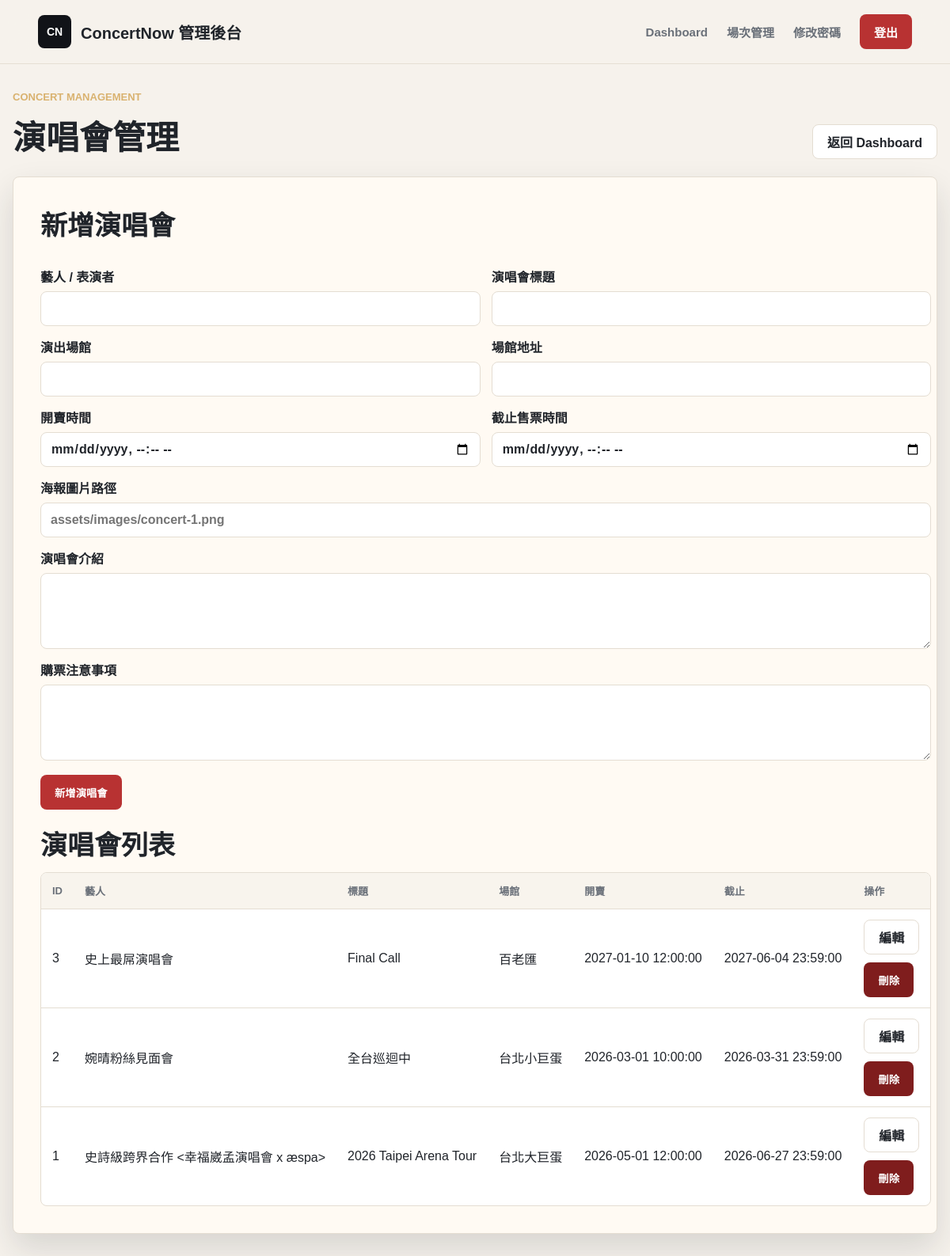
The app's page /manager/concerts.php (signed in), older data.
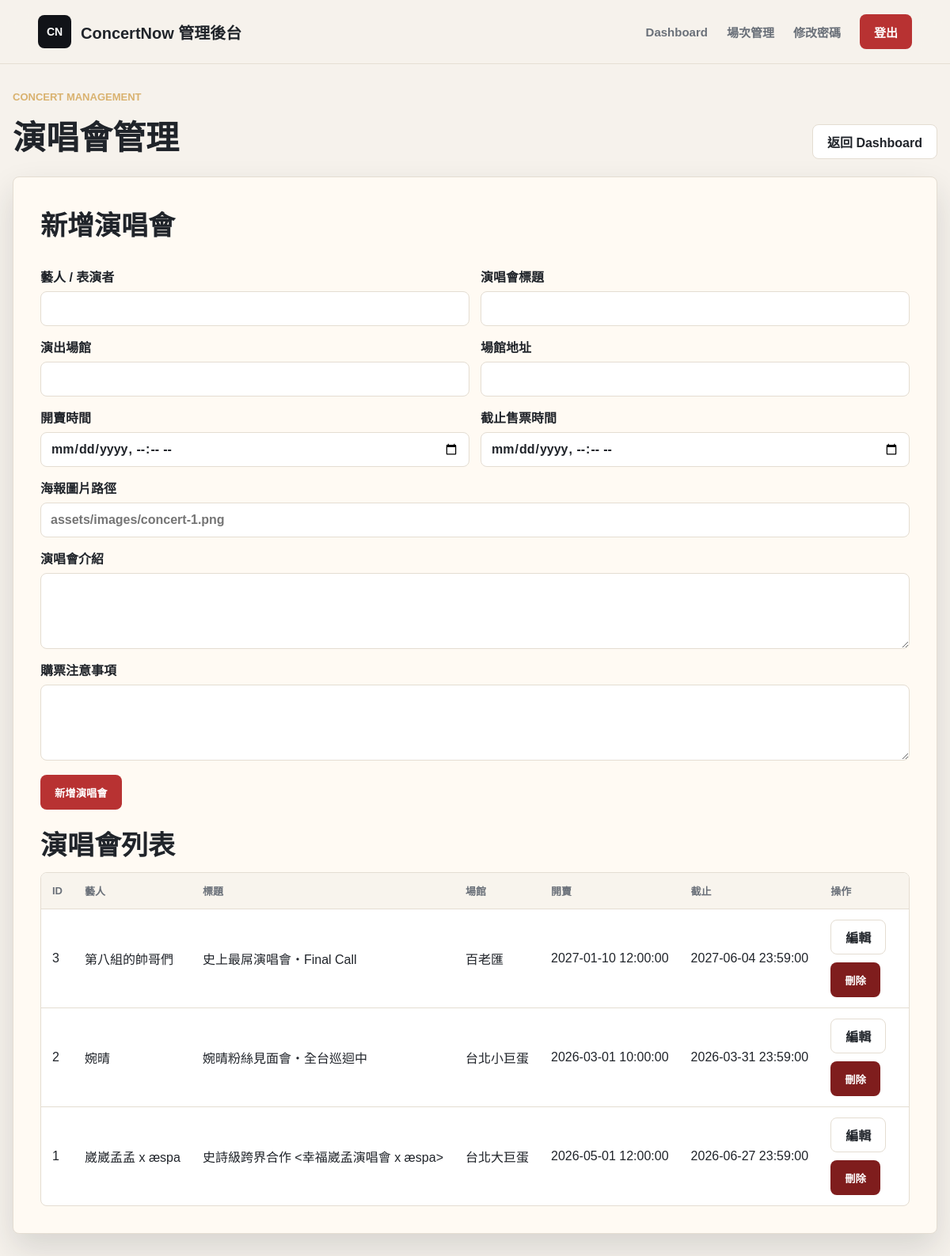
The same page, newer data.
### tables this page shows
CREATE TABLE Concert (
    concert_id INT AUTO_INCREMENT PRIMARY KEY,
    artist VARCHAR(100) NOT NULL,                     
    title VARCHAR(255) NOT NULL,                      
    venue VARCHAR(100) NOT NULL,                      
    concert_address VARCHAR(255) NOT NULL,                    
    image VARCHAR(255),                               
    sale_start DATETIME NOT NULL,                     
    sale_end DATETIME NOT NULL,                       
    description TEXT,                                 
    notice TEXT,                                      
    created_at TIMESTAMP DEFAULT CURRENT_TIMESTAMP
);

### includes/manager_auth.php (called while the page is built, shortened)
<?php
function h($value)
{
    return htmlspecialchars((string) $value, ENT_QUOTES, 'UTF-8');
}

### manager/concerts.php (the view, shortened to what this page needs)
<?php
require_once __DIR__ . '/../includes/manager_auth.php';
require_once __DIR__ . '/../includes/db_config.php';
$errors = [];
$concerts = [];
$editConcert = null;
$dbReady = $pdo instanceof PDO;
$addressColumn = 'address';
function detectConcertAddressColumn($connection)
{
    try {
        $columns = $connection->query('SHOW COLUMNS FROM Concert')->fetchAll();
    } catch (PDOException $exception) {
        error_log('Detect Concert columns failed: ' . $exception->getMessage());
        return 'address';
    }
    $columnNames = array_map(function ($column) {
        return $column['Field'];
    }, $columns);
    if (in_array('concert_address', $columnNames, true)) {
        return 'concert_address';
    }
    return 'address';
}
if (!$dbReady) {
    $errors[] = '目前無法連線資料庫，請確認 MySQL 與 includes/db_config.php 設定。';
} else {
    $addressColumn = detectConcertAddressColumn($pdo);
}
if ($dbReady) {
    try {
        $sql = "SELECT concert_id, artist, title, venue, {$addressColumn} AS address,
                       image, sale_start, sale_end, description, notice
                FROM Concert
                ORDER BY concert_id DESC";
        $stmt = $pdo->query($sql);
        $concerts = $stmt->fetchAll();
    } catch (PDOException $exception) {
        error_log('Fetch concerts failed: ' . $exception->getMessage());
        $errors[] = '讀取演唱會列表失敗，請稍後再試。';
    }
}
$isEditing = is_array($editConcert);
$formTitle = $isEditing ? '編輯演唱會' : '新增演唱會';
$formData = [
    'artist' => $isEditing ? ($editConcert['artist'] ?? '') : ($_POST['artist'] ?? ''),
    'title' => $isEditing ? ($editConcert['title'] ?? '') : ($_POST['title'] ?? ''),
    'venue' => $isEditing ? ($editConcert['venue'] ?? '') : ($_POST['venue'] ?? ''),
    'address' => $isEditing ? ($editConcert['address'] ?? '') : ($_POST['address'] ?? ''),
    'image' => $isEditing ? ($editConcert['image'] ?? '') : ($_POST['image'] ?? ''),
    'sale_start' => $isEditing ? concertDateTimeInputValue($editConcert['sale_start'] ?? '') : ($_POST['sale_start'] ?? ''),
    'sale_end' => $isEditing ? concertDateTimeInputValue($editConcert['sale_end'] ?? '') : ($_POST['sale_end'] ?? ''),
    'description' => $isEditing ? ($editConcert['description'] ?? '') : ($_POST['description'] ?? ''),
    'notice' => $isEditing ? ($editConcert['notice'] ?? '') : ($_POST['notice'] ?? ''),
];
?>
<!doctype html>
<html lang="zh-Hant">
<head>
    <link rel="stylesheet" href="../assets/css/style.css">
</head>
<body>
    <header class="site-header">
        <a class="brand" href="/concert_system/manager/dashboard.php" aria-label="ConcertNow 管理後台">
            <span class="brand-mark">CN</span>
            <span>ConcertNow 管理後台</span>
        </a>
        <nav class="main-nav" aria-label="管理功能">
            <a href="/concert_system/manager/dashboard.php">Dashboard</a>
            <a href="/concert_system/manager/shows.php">場次管理</a>
            <a href="/concert_system/manager/change_password.php">修改密碼</a>
            <a class="login-button" href="/concert_system/manager/logout.php">登出</a>
        </nav>
    </header>
    <main class="concert-section manager-concerts">
        <div class="section-title">
            <div>
                <p>Concert Management</p>
                <h2>演唱會管理</h2>
            </div>
            <a class="secondary-action" href="/concert_system/manager/dashboard.php">返回 Dashboard</a>
        </div>
        <section class="placeholder-card concerts-panel">
            <div class="concerts-layout">
                <form class="concert-form" method="post" action="/concert_system/manager/concerts.php">
                    <h1><?= h($formTitle) ?></h1>
                    <div class="concert-form-grid">
                        <label>
                            藝人 / 表演者
                            <input type="text" name="artist" value="<?= h($formData['artist']) ?>" required <?= !$dbReady ? 'disabled' : '' ?>>
                        </label>
                        <label>
                            演唱會標題
                            <input type="text" name="title" value="<?= h($formData['title']) ?>" required <?= !$dbReady ? 'disabled' : '' ?>>
                        </label>
                        <label>
                            演出場館
                            <input type="text" name="venue" value="<?= h($formData['venue']) ?>" required <?= !$dbReady ? 'disabled' : '' ?>>
                        </label>
                        <label>
                            場館地址
                            <input type="text" name="address" value="<?= h($formData['address']) ?>" required <?= !$dbReady ? 'disabled' : '' ?>>
                        </label>
                        <label>
                            開賣時間
                            <input type="datetime-local" name="sale_start" value="<?= h($formData['sale_start']) ?>" required <?= !$dbReady ? 'disabled' : '' ?>>
                        </label>
                        <label>
                            截止售票時間
                            <input type="datetime-local" name="sale_end" value="<?= h($formData['sale_end']) ?>" required <?= !$dbReady ? 'disabled' : '' ?>>
                        </label>
                        <label class="field-wide">
                            海報圖片路徑
                            <input type="text" name="image" value="<?= h($formData['image']) ?>" placeholder="assets/images/concert-1.png" <?= !$dbReady ? 'disabled' : '' ?>>
                        </label>
                        <label class="field-wide">
                            演唱會介紹
                            <textarea name="description" <?= !$dbReady ? 'disabled' : '' ?>><?= h($formData['description']) ?></textarea>
                        </label>
                        <label class="field-wide">
                            購票注意事項
                            <textarea name="notice" <?= !$dbReady ? 'disabled' : '' ?>><?= h($formData['notice']) ?></textarea>
                        </label>
                    </div>
                    <div class="concert-actions">
                        <button class="placeholder-link" type="submit" <?= !$dbReady ? 'disabled' : '' ?>>
                            <?= $isEditing ? '更新演唱會' : '新增演唱會' ?>
                        </button>
                    </div>
                </form>
                <div>
                    <h1>演唱會列表</h1>
                    <div class="table-wrap">
                        <?php if ($concerts): ?>
                            <table class="concert-table">
                                <thead>
                                    <tr>
                                        <th>ID</th>
                                        <th>藝人</th>
                                        <th>標題</th>
                                        <th>場館</th>
                                        <th>開賣</th>
                                        <th>截止</th>
                                        <th>操作</th>
                                    </tr>
                                </thead>
                                <tbody>
                                    <?php foreach ($concerts as $concert): ?>
                                        <tr>
                                            <td><?= h($concert['concert_id']) ?></td>
                                            <td><?= h($concert['artist']) ?></td>
                                            <td><?= h($concert['title']) ?></td>
                                            <td><?= h($concert['venue']) ?></td>
                                            <td><?= h($concert['sale_start']) ?></td>
                                            <td><?= h($concert['sale_end']) ?></td>
                                            <td>
                                                <div class="table-actions">
                                                    <a class="secondary-action" href="/concert_system/manager/concerts.php?edit_id=<?= h($concert['concert_id']) ?>">編輯</a>
                                                    <form method="post" action="/concert_system/manager/concerts.php" onsubmit="return confirm('確定要刪除此演唱會嗎？相關場次與座位可能會一起被刪除。');">
                                                        <button class="danger-action" type="submit">刪除</button>
                                                    </form>
                                                </div>
                                            </td>
                                        </tr>
                                    <?php endforeach; ?>
                                </tbody>
                            </table>
                        <?php else: ?>
                            <div class="empty-row">目前沒有演唱會資料。</div>
                        <?php endif; ?>
                    </div>
                </div>
            </div>
        </section>
    </main>
</body>
</html>

### assets/css/style.css (style rules this page uses)
:root { --bg: #f6f2ec; --surface: #fffaf3; --text: #20242a; --muted: #6a7079; --line: #e4ddd2; --accent: #b83232; --accent-dark: #8f2323; --ink: #111318; --shadow: 0 18px 40px rgba(31, 35, 40, 0.14); }
* { box-sizing: border-box; }
html { scroll-behavior: smooth; }
body { margin: 0; min-height: 100vh; background: var(--bg); color: var(--text); font-family: "PingFang TC", "Noto Sans TC", "Microsoft JhengHei", Arial, sans-serif; }
a { color: inherit; text-decoration: none; }
.site-header { position: sticky; top: 0; z-index: 20; display: flex; align-items: center; justify-content: space-between; gap: 24px; width: 100%; padding: 18px clamp(18px, 4vw, 56px); background: rgba(246, 242, 236, 0.92); border-bottom: 1px solid rgba(228, 221, 210, 0.9); backdrop-filter: blur(16px); }
.brand { display: inline-flex; align-items: center; gap: 12px; font-size: 20px; font-weight: 800; letter-spacing: 0; }
.brand-mark { display: inline-grid; place-items: center; width: 42px; height: 42px; color: #fff; background: var(--ink); border-radius: 8px; font-size: 14px; }
.main-nav { display: flex; align-items: center; gap: clamp(12px, 2vw, 28px); color: var(--muted); font-size: 15px; font-weight: 700; }
.login-button, .primary-action, .ticket-link, .secondary-action, .disabled-action, .seat-zone-action, .show-select-action, .placeholder-link, .auth-submit { display: inline-flex; align-items: center; justify-content: center; min-height: 44px; padding: 0 18px; border: 0; border-radius: 8px; background: var(--accent); color: #fff; font-weight: 800; cursor: pointer; }
.secondary-action { border: 1px solid var(--line); background: #fff; color: var(--text); }
.slide-kicker, .section-title p { margin: 0 0 10px; color: #d9b26f; font-size: 13px; font-weight: 900; letter-spacing: 0; text-transform: uppercase; }
.concert-section { width: min(1180px, calc(100% - 32px)); margin: 64px auto 72px; }
.section-title { display: flex; align-items: end; justify-content: space-between; gap: 20px; margin-bottom: 22px; }
.section-title h2 { margin: 0; color: var(--text); font-size: clamp(28px, 4vw, 42px); letter-spacing: 0; }
.placeholder-card { width: min(620px, 100%); padding: 34px; border: 1px solid var(--line); border-radius: 8px; background: var(--surface); box-shadow: var(--shadow); }
.placeholder-card h1 { margin: 0 0 12px; font-size: 34px; }

### manager/concerts.php (style rules this page uses)
.manager-concerts { margin-top: 34px; }
.concerts-panel { width: 100%; max-width: none; }
.concerts-layout, .concert-form { display: grid; gap: 18px; }
.concert-form-grid { display: grid; grid-template-columns: repeat(2, minmax(0, 1fr)); gap: 14px; }
.concert-form label { display: grid; gap: 7px; font-weight: 800; }
.concert-form input, .concert-form textarea { width: 100%; min-height: 44px; padding: 10px 12px; border: 1px solid var(--line); border-radius: 8px; background: #fff; color: var(--text); font: inherit; }
.concert-form textarea { min-height: 96px; resize: vertical; }
.field-wide { grid-column: 1 / -1; }
.concert-actions, .table-actions { display: flex; flex-wrap: wrap; gap: 10px; align-items: center; }
.table-wrap { overflow-x: auto; border: 1px solid var(--line); border-radius: 8px; background: #fff; }
.concert-table { width: 100%; min-width: 980px; border-collapse: collapse; }
.concert-table th, .concert-table td { padding: 13px 14px; border-bottom: 1px solid var(--line); text-align: left; vertical-align: middle; white-space: nowrap; }
.concert-table th { background: #f8f4ed; color: var(--muted); font-size: 13px; font-weight: 900; }
.concert-table tr:last-child td { border-bottom: 0; }
.danger-action { display: inline-flex; align-items: center; justify-content: center; min-height: 44px; padding: 0 18px; border: 0; border-radius: 8px; background: #7f1d1d; color: #fff; font-weight: 800; cursor: pointer; }

Row changes from the older to the newer data that the page shows:
changed concert "百老匯": artist "史上最屌演唱會" → "第八組的帥哥們"; title "Final Call" → "史上最屌演唱會・Final Call"
changed concert "台北小巨蛋": artist "婉晴粉絲見面會" → "婉晴"; title "全台巡迴中" → "婉晴粉絲見面會・全台巡迴中"
changed concert "史詩級跨界合作 <幸福崴孟演唱會 x æspa>": artist "史詩級跨界合作 <幸福崴孟演唱會 x æspa>" → "崴崴孟孟 x æspa"; title "2026 Taipei Arena Tour" → "史詩級跨界合作 <幸福崴孟演唱會 x æspa>"
